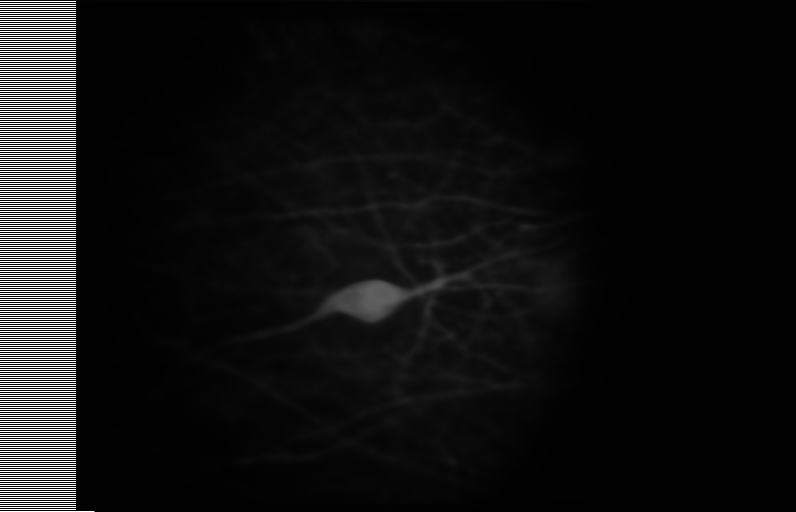
%> input picture Demo_data/Demo_frame.tif, 796 x 512 px, given in place of tifpath, which was not available
$ octave Demo.m   (GNU Octave 9; MATLAB toolbox functions it lacks are replaced by stand-ins)
%> lines starting %> are read from the running program, lines starting %| are printed output that depends on the picture; pictures that were not available may be replaced by others from this repository, and a replacement may not be noted
### localnormalizecore.m
function imout = localnormalizecore(im, gausssizes, medsizes)
%> called with gausssizes = [8 30], medsizes = [2 2]
%Localnormalizecore is the core function that applies the normalization
%procedures
% imout = localnormalizecore(im,gausssizes, medsizes)

% Defaults
if nargin < 3
    medsizes = [2, 2];
    if nargin < 2
        gausssizes = [8, 30];
    end
end

% 2D filter
im = medfilt2(im, medsizes, 'symmetric'); %looks like a bug
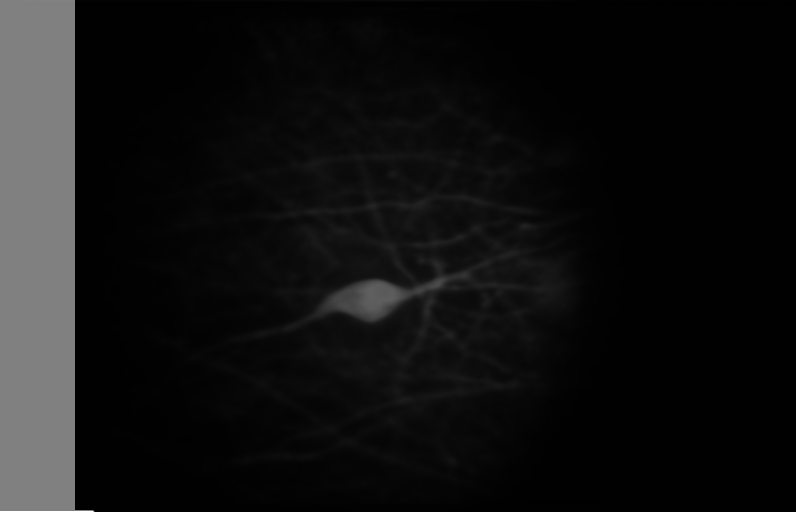
%> im: size 512x796 uint16; min 786, max 65535, mean 5319.1; drawn with min black and max white
im(isnan(im)) = nanmedian(im(:));

% gaussian normalize
f_prime = single(im)-single(imgaussfilt(single(im),gausssizes(1)));
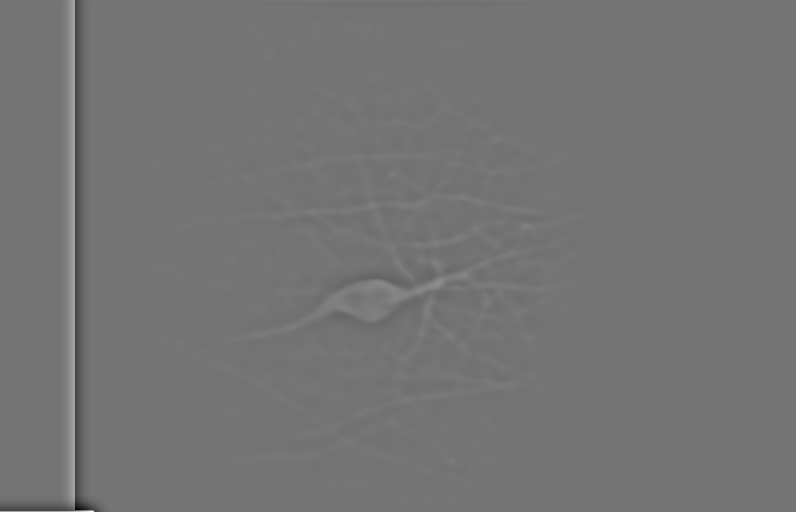
%> f_prime: size 512x796 single; min -36959.8, max 43967.8, mean -24.7; drawn with min black and max white
imout = f_prime./(imgaussfilt(f_prime.^2,gausssizes(2)).^(1/2));
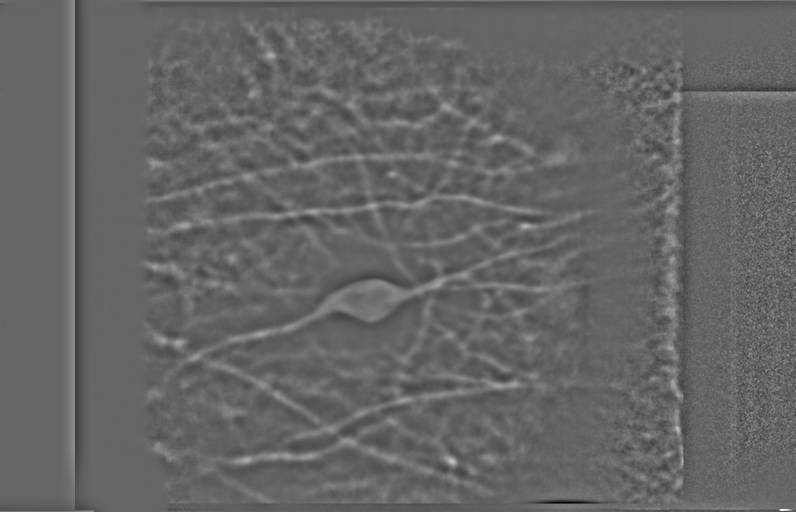
%> imout: size 512x796 single; min -7.5, max 11.24, mean -0.0292; drawn with min black and max white
imout(isnan(imout)) = 0;

end

### Demo_data/Demo.m
% Run and use the sliders to find the parameters that most effectively
% accentuate the cell. Pre-binning the frame often gives better results.
localnormalize_ui('tifpath', '.\Demo_data\Demo_frame.tif');
